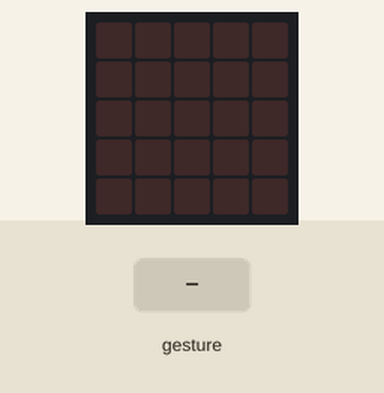
A program run on a simulated BBC micro:bit (MakeCode). Shown: the board's 5×5 LED display. The test bench sets the inputs (shaded band). A tilt is held for 1.5 s and a shake lasts 1 s, then the board lies face up again.

Above: at 1.2 s.
1.3 s: gesture 'shake'
At 1.9 s:
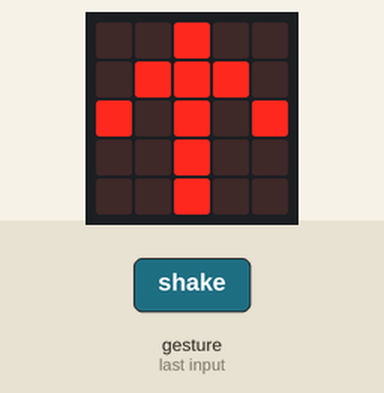
At 5.6 s:
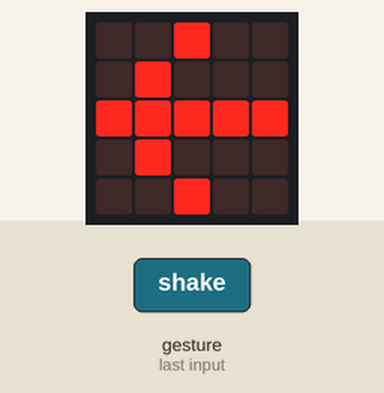
Timing chart, 0 to 7.1 s (numbered marks = the images above; inputs shaded):
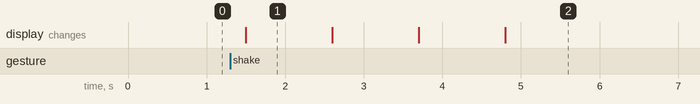

Measured:
- after the input at 1.3 s, the display: changes after 0.20 s (image 1)
- what the display in image 1 shows lasts 1.1 s, from 1.5 s to 2.6 s

The program:

main.ts
```typescript
input.onGesture(Gesture.Shake, function () {
    basic.showArrow(ArrowNames.North)
    basic.pause(500)
    basic.showArrow(ArrowNames.East)
    basic.pause(500)
    basic.showArrow(ArrowNames.South)
    basic.pause(500)
    basic.showArrow(ArrowNames.West)
    basic.pause(500)
})
```

test.ts
```typescript
// aquí va el archivo "tests"; esto no se compilará cuando este paquete se utilice como una extensión.
```
